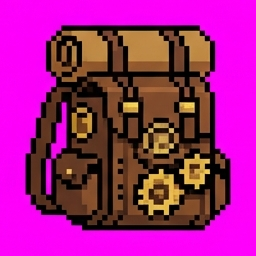
#> input picture selected_backpack_ref.png, 256 x 256 px
$ python -i asset_manager.py   (imports and definitions only)
#> lines starting #> are read from the running program, lines starting #| are printed output that depends on the picture; after the words box and inside, x2 and y2 are one past the last pixel; in counts of white or black regions, pixels touching at a corner belong together
#> further down, picture is the input picture: PIL image 256x256 RGB; mean R, G, B 162.8, 31.3, 132.3
from collections import Counter
import os
import shutil
import sys

from PIL import Image, ImageChops

# Configuration
RAW_DIR = "raw_assets"
DEST_DIR = "src/assets"
SCENE_PATH = "src/scenes/MainScene.js"
TARGET_SIZE = (64, 64)

# --- Logic: Transparency ---


# [8 lines left out: function is_transparent_candidate, not called in this run]

# --- Logic: Process Single Image ---


# --- Logic: Process Single Image ---

def auto_trim(img):
    """
    Applies the 'Zoom In' logic:
    1. Removes 5% safety margin
    2. Auto-crops based on background color with tolerance
    """
    try:
        width, height = img.size
#> width = 256; height = 256

        # 2. SAFETY CROP REMOVED (User requested no blind cropping)
        # We rely solely on the background color tolerance below.
        # margin = int(width * 0.01)
        # img = img.crop((margin, margin, width - margin, height - margin))

        # 3. AUTO-TRIM (Tolerance)
        corner_color = img.getpixel((0, 0))
#> corner_color = (253, 0, 249)
        # Ensure RGB
        if len(corner_color) == 4:
            corner_color = corner_color[:3]

        # Create diff
        bg = Image.new("RGB", img.size, corner_color)
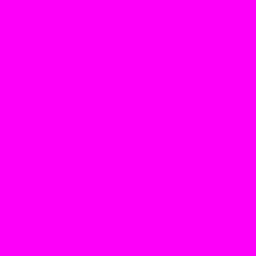
#> bg: PIL image 256x256 RGB; mean R, G, B 253, 0, 249
        diff = ImageChops.difference(img.convert("RGB"), bg)
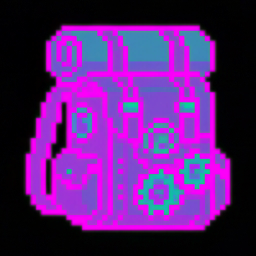
#> diff: PIL image 256x256 RGB; mean R, G, B 90.8, 31.3, 118

        # Tolerance Logic
        diff = diff.convert("L")
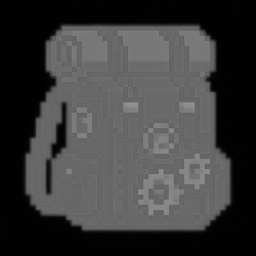
#> diff: PIL image 256x256 L; min 0, max 145, mean 59
        threshold = 40
        diff = diff.point(lambda p: 255 if p > threshold else 0)
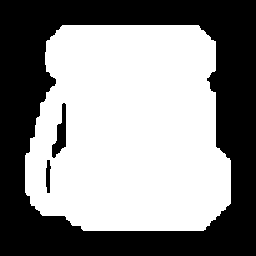
#> diff: PIL image 256x256 L; 55% white; 3 black regions, box (x1, y1, x2, y2) and area: (0, 0, 256, 256) 28990, (52, 103, 66, 158) 383, (46, 160, 51, 193) 121

        bbox = diff.getbbox()
#> bbox = (25, 25, 231, 231)
        if bbox:
            print(f"    Auto-trimmed to {bbox}")
#|     Auto-trimmed to (25, 25, 231, 231)
            return img.crop(bbox)
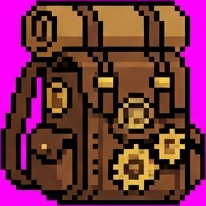
#> returned value: PIL image 206x206 RGB; mean R, G, B 113.9, 47.5, 68.4

        return img  # Return safety cropped image if no bbox found
    except Exception as e:
        print(f"    Warning: Auto-trim failed ({e}), using original.")
        return img


# [216 lines left out: functions quantize_image, smart_downscale, process_and_save, inject_code, add_asset, rebuild_all and 1 more, not called in this run]


# [2 lines not run here, left out]

>>> from PIL import Image
>>> picture = Image.open('selected_backpack_ref.png')
>>> result = auto_trim(picture)
